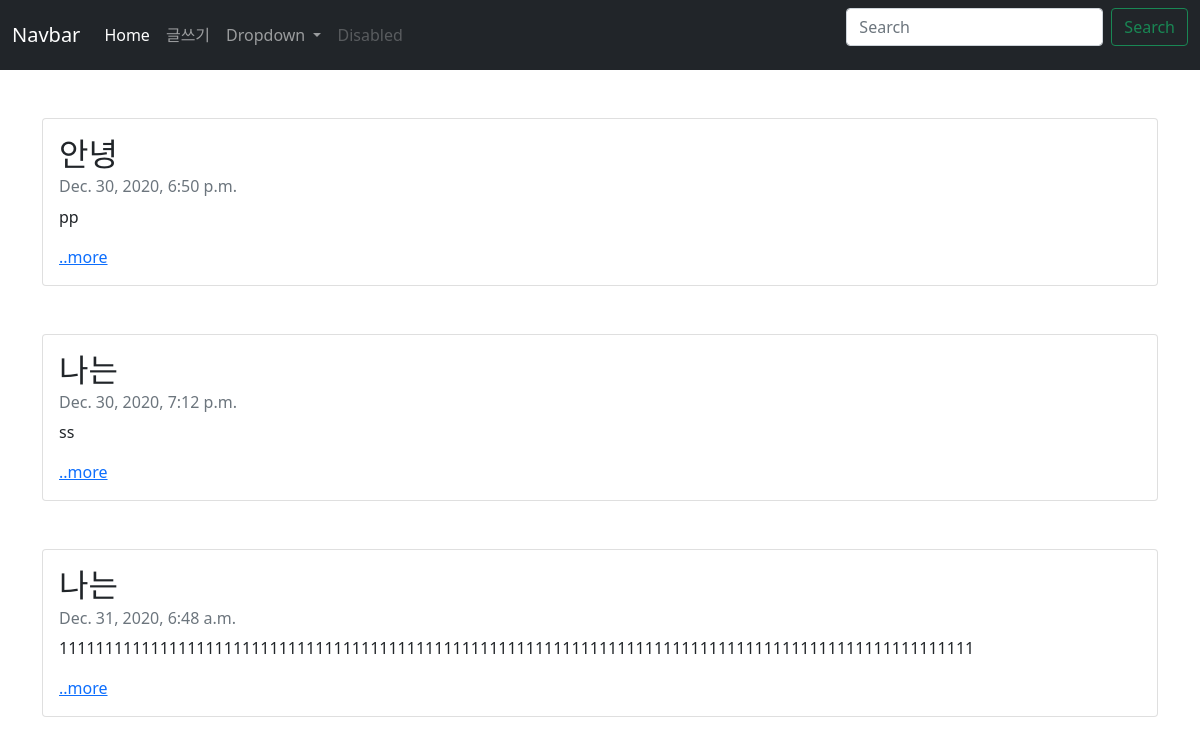
/, run on an earlier commit of the app's database.
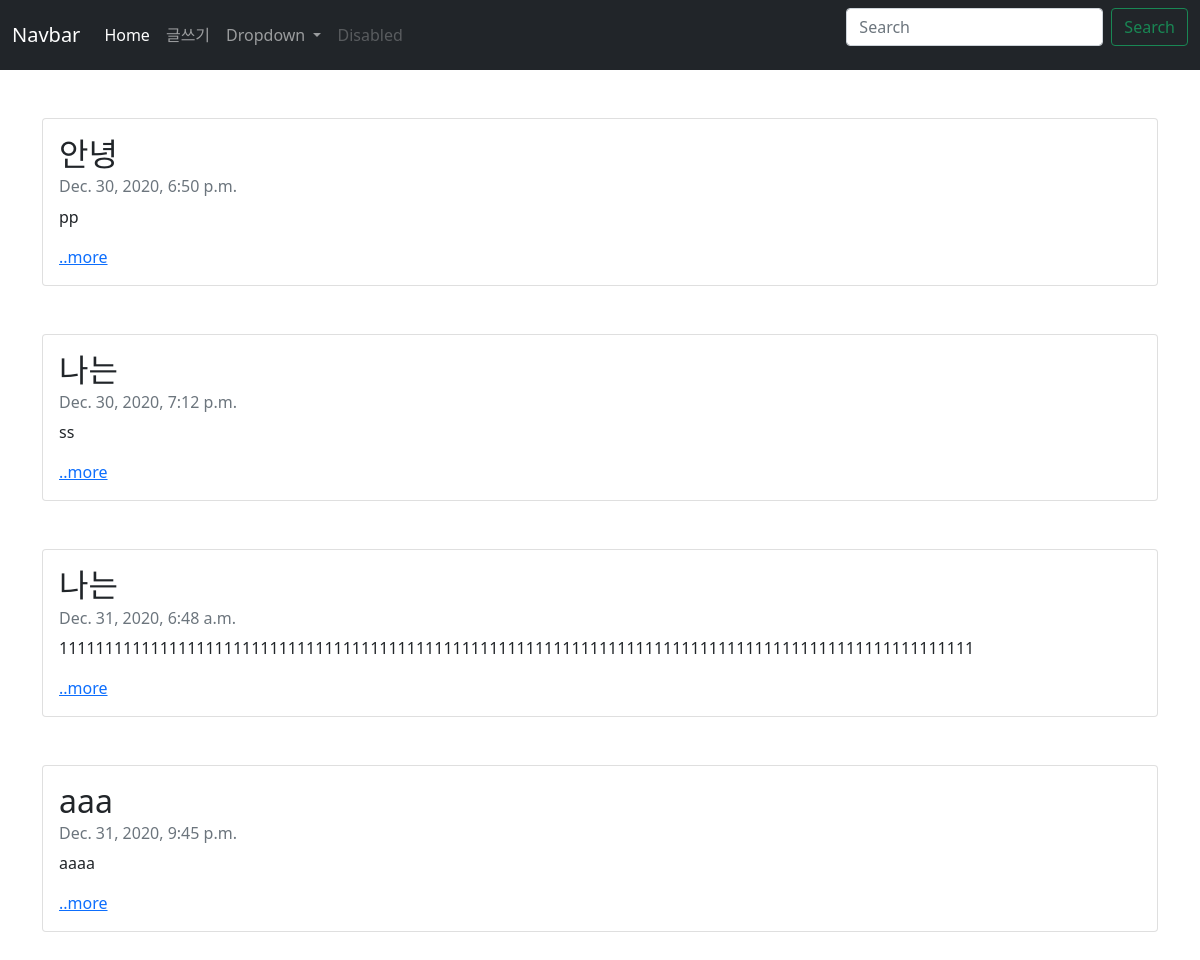
And on a later commit of the database.
### blogapp/models.py (models this page shows, shortened)
class Blog(models.Model):
    title=models.CharField(max_length=200) #title이라는 변수의 데이터 형식 짧은 문자열
    pub_date=models.DateTimeField('date published')
    body=models.TextField() #좀 더 긴 문자열
    def summary(self):
        return self.body[:100] #100글자만 보이게

### blogapp/views.py (the view)
# urls.py: 2. Add a URL to urlpatterns:  path('', views.home, name='home')
def home(request):
    blogs=Blog.objects #객체 목록(쿼리셋)을 전달 받
    return render(request, 'home.html',{'blogs':blogs})

### blogapp/templates/home.html
{% extends 'base.html' %}
{% block contents %}
    {% for blog in blogs.all %}
    <div class="container">
        <div class="card">
            <div class="card-body">
                <h2 class="card-title">{{blog.title}}</h2>
                <h6 class="card-subtitle mb-2 text-muted">{{blog.pub_date}}</h6>
                <p class="card-text">{{blog.summary}}</p>
                <a href="{% url 'detail' blog.id %}" class="card-link">..more</a>
            </div>
        </div>
    </div>
    <br><br>
    {% endfor %}
{% endblock %}

What changed in the data, as far as the page shows it:
added Blog: title "aaa", pub_date "Dec. 31, 2020, 9:45 p.m.", summary "aaaa"
